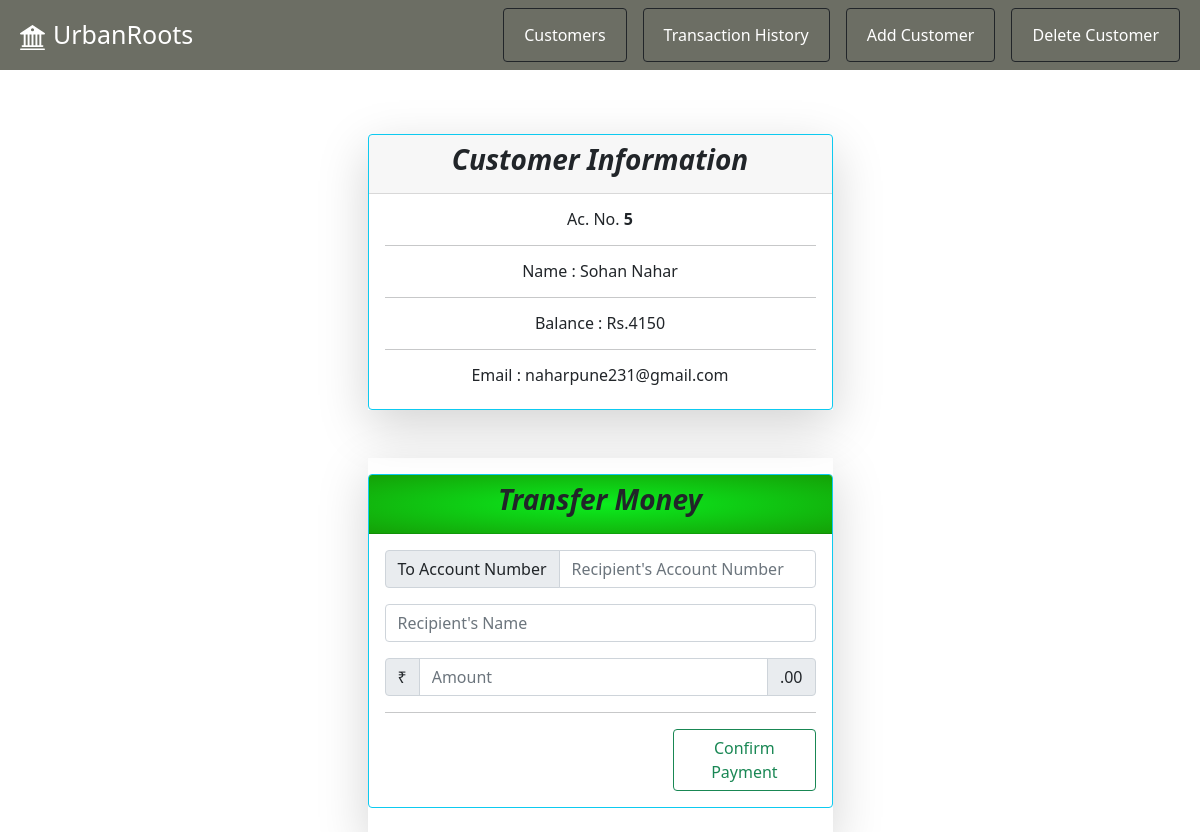
The app's page /custinfo/5 with its own data.
### bank_app/models.py (models this page shows)
class Customer(models.Model):
    id=models.AutoField(primary_key=True)
    name=models.CharField(max_length=100)
    email=models.EmailField(max_length=100)
    balance=models.IntegerField()

### bank_app/views.py (the view, shortened to what this page needs)
# urls.py: path('custinfo/<int:id>',views.custinfo),
def custinfo(request,id):
    global allids
    cust=Customer.objects.filter(id=id)   #returns iterator queryset
    cust1 = Customer.objects.get(id = id)  #returns single object
    sender_name = cust1.name
    if request.method == 'GET':
        return render(request,'custinfo.html',{'customer':cust,'cur_cust_id':id})

### templates/custinfo.html (shortened to what this page needs)
{% extends 'base.html' %}
{% block content %}
<div class="container pt-5">
    <div class="col-lg-5 shadow-lg mx-auto p-0 mt-3">
        <div class="card border-info mb-3" style="align-self: auto;">
            <div class="card-header">
                <h3 style="text-align: center;"><b><i>Customer Information</i></b></h3>
            </div>
            <div class="card-body">
                {% for cust in customer %}
                <h6 style="text-align: center;">Ac. No. <b>{{cust.id}}</b></h6>
                <hr>
                <h6 style="text-align: center;">Name : {{cust.name}}</h6>
                <hr>
                <h6 style="text-align: center;">Balance : Rs.{{ cust.balance }}</h6>
                <hr>
                <h6 style="text-align: center;">Email : {{ cust.email }}</h6>
                {% endfor %}
            </div>
        </div>
    </div>
    <div class="col-lg-5 shadow-lg mx-auto pt-3 mt-5 pb-2">
        <div class="border-1 mb-md-2">
            <div class="card border-info mb-3" style="align-self: auto;">
                <div class="card-header"
                    style="text-align: center;background: radial-gradient(rgb(11, 238, 30),#14a007);">
                    <h3 style="text-align: center;">
                        <b><i>Transfer Money</i></b>
                    </h3>
                </div>
                <div class="card-body">
                    <form method="POST" action="/custinfo/{{cur_cust_id}}">
                        <div class="input-group mb-3">
                            <span class="input-group-text" id="AccountNum">To Account Number</span>
                            <input type="number" class="form-control" placeholder="Recipient's Account Number Here"
                                aria-label="AccountNum" aria-describedby="AccountNum" name="AccountNum" id="AccountNum"
                                required>
                        </div>
                        <div class="input-group mb-3">
                            <input type="text" class="form-control" placeholder="Recipient's Name" id="RName"
                                name="RName" aria-label="Recipient's username" aria-describedby="basic-addon2">
                        </div>
                        <div class="input-group mb-3">
                            <span class="input-group-text">₹</span>
                            <input type="number" class="form-control" aria-label="Amount" name="Amount" id="Amount"
                                aria-describedby="Amount" placeholder="Amount" required>
                            <span class="input-group-text">.00</span>
                        </div>
                        <hr>
                        <button type="submit" class="btn btn-outline-success" style="margin-left: 67%;">Confirm
                            Payment</button>
                    </form>
                </div>
            </div>
        </div>
    </div>
</div>
{% endblock content %}

### records on screen
Customer: id "5", name "Sohan Nahar", balance "4150", email "naharpune231@gmail.com"
